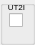
          <widget class="QGroupBox" name="groupBox_25">
           <property name="minimumSize">
            <size>
             <width>35</width>
             <height>45</height>
            </size>
           </property>
           <property name="maximumSize">
            <size>
             <width>35</width>
             <height>45</height>
            </size>
           </property>
           <property name="title">
            <string/>
           </property>
           <widget class="QCheckBox" name="uT2InCtl">
            <property name="geometry">
             <rect>
              <x>9</x>
              <y>13</y>
              <width>15</width>
              <height>15</height>
             </rect>
            </property>
            <property name="font">
             <font>
              <pointsize>8</pointsize>
             </font>
            </property>
            <property name="text">
             <string/>
            </property>
           </widget>
           <widget class="QLabel" name="label_29">
            <property name="geometry">
             <rect>
              <x>4</x>
              <y>-1</y>
              <width>25</width>
              <height>15</height>
             </rect>
            </property>
            <property name="font">
             <font>
              <pointsize>6</pointsize>
             </font>
            </property>
            <property name="text">
             <string>UT2I</string>
            </property>
            <property name="alignment">
             <set>Qt::AlignCenter</set>
            </property>
           </widget>
           <widget class="KLed" name="uT2InLed">
            <property name="geometry">
             <rect>
              <x>11</x>
              <y>26</y>
              <width>16</width>
              <height>16</height>
             </rect>
            </property>
            <property name="state">
             <enum>KLed::Off</enum>
            </property>
            <property name="color">
             <color>
              <red>255</red>
              <green>255</green>
              <blue>0</blue>
             </color>
            </property>
           </widget>
          </widget>
